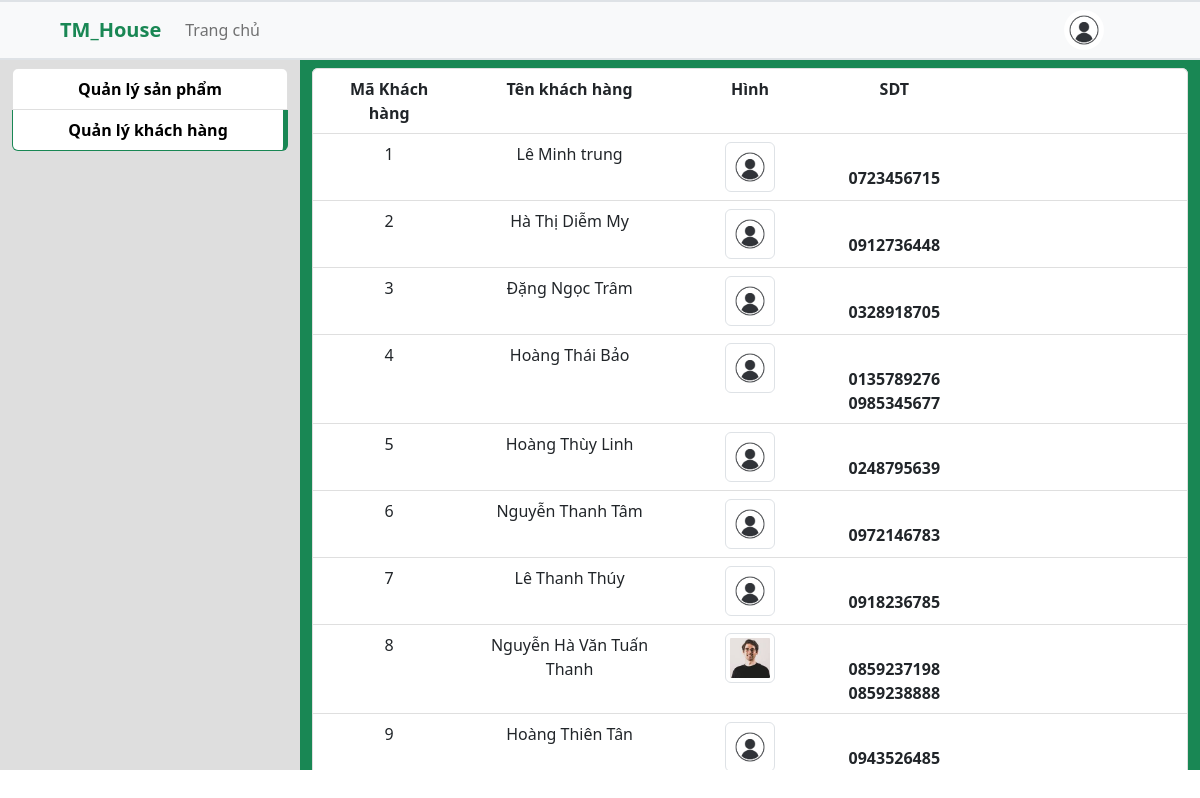
The app's page /index.php?action=customer_manager (signed in) with its own data.
### tables this page shows
CREATE TABLE `khachhang` (
  `maKhachHang` int(11) NOT NULL,
  `tenKhachHang` varchar(35) NOT NULL,
  `passWord` varchar(15) NOT NULL,
  `hinh` varchar(20) DEFAULT NULL
);

CREATE TABLE `khachhang_sdt` (
  `sdt` varchar(10) NOT NULL,
  `maKhachHang` int(11) NOT NULL
);

### include/function.php (called while the page is built, shortened)
<?php
function getIndex($index, $value = '')
{
	$data = isset($_GET[$index]) ? $_GET[$index] : $value;
	return $data;
}
function getSession($index, $value = '')
{
	$data = isset($_SESSION[$index]) ? $_SESSION[$index] : $value;
	return $data;
}
?>

### classes/Db.class.php (called while the page is built, shortened)
<?php
class Db{
		private $dbh= null;
		public function __construct()
		{
			$driver="mysql:host=". HOST."; dbname=". DB_NAME;
			try
			{
				$this->dbh = new PDO($driver, DB_USER, DB_PASS);
				$this->dbh->query("set names 'utf8' ");
			}
			catch(PDOException $e)
			{
				echo "Err:". $e->getMessage();	exit();
			}
		}
		private function query($sql, $arr = array(), $mode = PDO::FETCH_ASSOC)
		{
			$stm = $this->dbh->prepare($sql);
			if (!$stm->execute( $arr))
				{
				return null;
				}
			return $stm->fetchAll($mode);
		}
		public function select($sql,  $arr = array(), $mode = PDO::FETCH_ASSOC)
		{
			return $this->query($sql, $arr, $mode);
		}
	}
?>

### classes/Admin.class.php (called while the page is built, shortened)
<?php
    class Admin extends Db{
        public function getAdmin($sdt){
            $sql = "SELECT maAdmin as ma, tenAdmin as ten, passWord, hinh, sdt FROM `admin` where sdt = ?";
            $data = $this->select($sql, array($sdt));
            if($data != null){
                return $data[0];
            }
            return $data;
        }
    }
?>

### classes/KhachHang.class.php (called while the page is built, shortened)
<?php
    class KhachHang extends Db{
        public function getAll(){
            return $this->select("select * from khachhang");
        }
        public function getAllSDT($id){
            return $this->select("select sdt from khachhang_sdt where maKhachHang = ?", array($id));
        }
    }
?>

### module/CustomerManager/index.php (the view, shortened to what this page needs)
<div style="height: 100%" class="scrollVer">
    <div class="container bg-light text-center my-2 p-0 rounded" style="max-width: 100%">
        <ul class="list-group">
            <li class="list-group-item">
                <div class="row customer-info">
                    <div class="col col-2 fw-bolder">Mã Khách hàng</div>
                    <div class="col col-3 fw-bolder">Tên khách hàng</div>
                    <div class="col col-2 fw-bolder">Hình</div>
                    <div class="col col-2 fw-bolder">SDT</div>
                    <div class="col col-3 fw-bolder">&nbsp;</div>
                </div>
            </li>
            <?php
        $listCustomer = $customer->getAll();
        foreach($listCustomer as $data){ ?>
            <li class="list-group-item">
                <div class="row customer-info">
                    <div class="col col-2"><?php echo $data["maKhachHang"]; ?></div>
                    <div class="col col-3"><?php echo $data["tenKhachHang"]; ?></div>
                    <div class="col col-2">
                        <img src="./media/image/user/<?php
                        if ($data["hinh"] != null) {
                            echo $data["hinh"];
                        } else {
                            echo "default.png";} ?>" class="img-thumbnail" style="max-height: 50px;" alt="...">
                    </div>
                    <div class="col col-2 fw-bolder">
                        <?php
                            $listSDT = $customer->getAllSDT($data["maKhachHang"]);
                            foreach($listSDT as $sdt){
                            echo "<br>".$sdt["sdt"];
                            }
                        ?>
                    </div>
                    <div class="col col-3">
                    </div>
                </div>
            </li>
            <?php } ?>
        </ul>
    </div>
</div>

### include/header.php (shortened to what this page needs)
<?php
$user = null;
if ($customer->checkLogin()) {
    $user = $customer->getCustomer(getSession("customer_sdt"));
} else if ($admin->checkLogin()) {
    $user = $admin->getAdmin(getSession("admin_sdt"));
}
?>
<nav class="navbar navbar-expand-lg bg-light sticky-top px-lg-5">
    <div class="container-fluid">
        <a class="navbar-brand text-success fw-bold" href="./index.php?action=home">TM_House</a>
        <div class="collapse navbar-collapse" id="navbarSupportedContent">
            <ul class="navbar-nav me-auto mb-2 mb-lg-0">
                <li class="nav-item">
                    <a class="nav-link <?php if (getIndex("action") == "home") {
                        echo "text-success";
                    } ?>" aria-current="page" href="./index.php?action=home">Trang chủ</a>
                </li>
            </ul>
        </div>
    </div>
    <?php if ($user != null) { ?>
        <div class="user_menu dropdown mx-3">
            <div id="dropdownMenuButton2" data-bs-toggle="dropdown" aria-expanded="false">
                <img src="./media/image/user/<?php if ($user != null) {
                    if ($user["hinh"] != null) {
                        echo $user["hinh"];
                    } else {
                        echo "default.png";
                    }
                } ?>" width="40px" height="40px" class="rounded-circle" alt="...">
            </div>
        </div>
    <?php } else { ?>
        <a href="./?action=login&mod=login" class="btn btn-success text-white m-3 navbar-brand" type="button"><b>Đăng
                nhập</b></a>
    <?php } ?>
</nav>

### css/style.css (style rules this page uses)
a { text-decoration: none !important; background-color: transparent; -webkit-text-decoration-skip: objects; }
.scrollVer { overflow-x: hidden; overflow-y: scroll; overflow: -moz-scrollbars-none; -ms-overflow-style: none; }
.list-group-item { border: none; }

### records on screen
khachhang: maKhachHang "1", tenKhachHang "Lê Minh trung"
khachhang_sdt: sdt "0723456715"
khachhang: maKhachHang "2", tenKhachHang "Hà Thị Diễm My"
khachhang_sdt: sdt "0912736448"
khachhang: maKhachHang "3", tenKhachHang "Đặng Ngọc Trâm"
khachhang_sdt: sdt "0328918705"
khachhang: maKhachHang "4", tenKhachHang "Hoàng Thái Bảo"
khachhang_sdt: sdt "0135789276"
khachhang_sdt: sdt "0985345677"
khachhang: maKhachHang "5", tenKhachHang "Hoàng Thùy Linh"
khachhang_sdt: sdt "0248795639"
khachhang: maKhachHang "6", tenKhachHang "Nguyễn Thanh Tâm"
khachhang_sdt: sdt "0972146783"
khachhang: maKhachHang "7", tenKhachHang "Lê Thanh Thúy"
khachhang_sdt: sdt "0918236785"
khachhang: maKhachHang "8", tenKhachHang "Nguyễn Hà Văn Tuấn Thanh", hinh (picture)
khachhang_sdt: sdt "0859237198"
khachhang_sdt: sdt "0859238888"
khachhang: maKhachHang "9", tenKhachHang "Hoàng Thiên Tân"
khachhang_sdt: sdt "0943526485"
